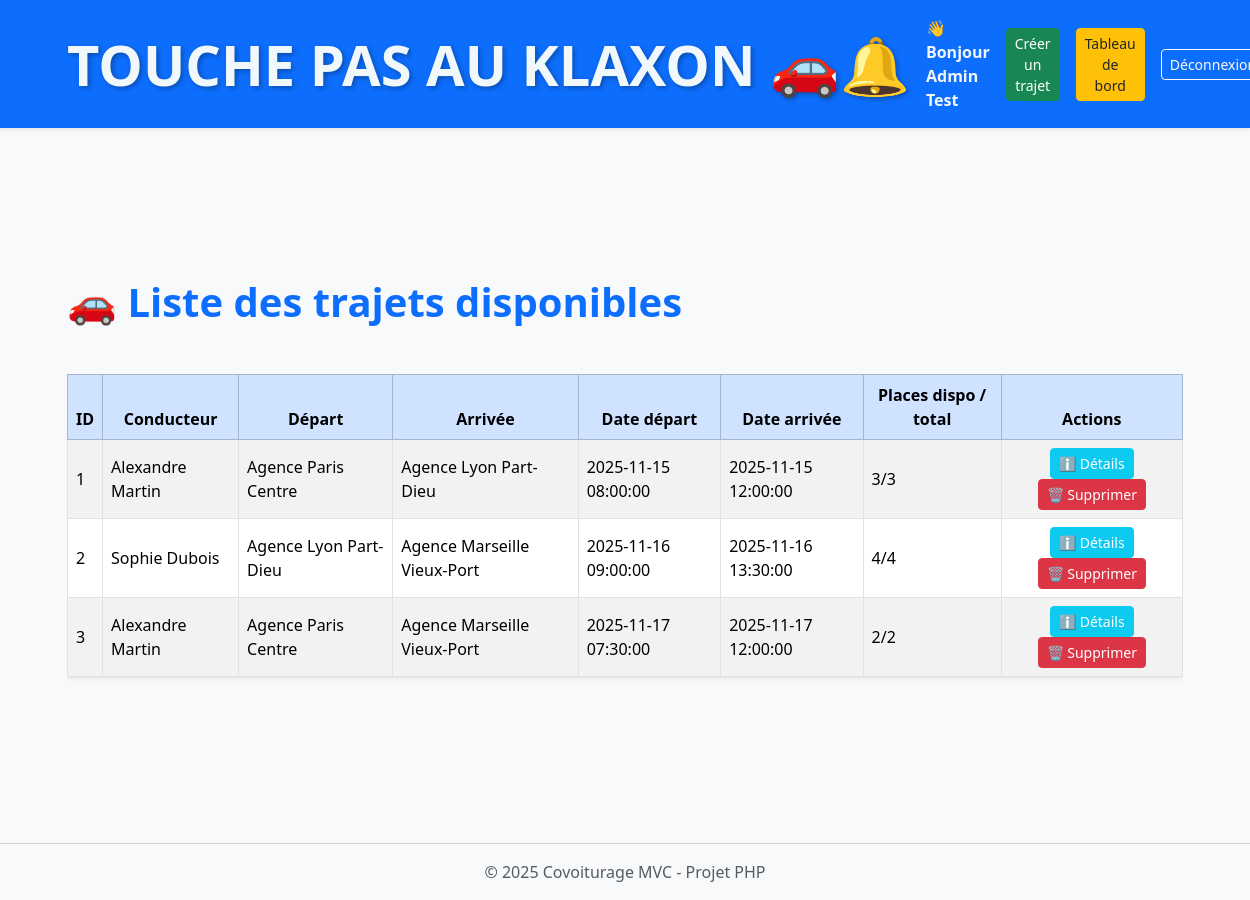
The page / (signed in) on the database its author committed.
### tables this page shows
CREATE TABLE trajets (
    id INT AUTO_INCREMENT PRIMARY KEY,  
    user_id INT NOT NULL,               
    depart_id INT NOT NULL,             
    arrivee_id INT NOT NULL,            
    date_depart DATETIME NOT NULL,      
    date_arrivee DATETIME NOT NULL,     
    places_total INT NOT NULL CHECK (places_total > 0),  
    places_dispo INT NOT NULL CHECK (places_dispo >= 0), 
    created_at TIMESTAMP DEFAULT CURRENT_TIMESTAMP,       

     
    CONSTRAINT fk_user FOREIGN KEY (user_id) REFERENCES users(id) ON DELETE CASCADE,
    CONSTRAINT fk_depart FOREIGN KEY (depart_id) REFERENCES agences(id) ON DELETE RESTRICT,
    CONSTRAINT fk_arrivee FOREIGN KEY (arrivee_id) REFERENCES agences(id) ON DELETE RESTRICT
);

CREATE TABLE agences (
    id INT AUTO_INCREMENT PRIMARY KEY,  
    nom VARCHAR(150) NOT NULL,          
    ville VARCHAR(150) NOT NULL,        
    adresse VARCHAR(255) NOT NULL       
);

### app/Controllers/TrajetController.php (called while the page is built, shortened)
<?php
require_once __DIR__ . '/../../config.php';
require_once __DIR__ . '/../Models/Trajet.php';
class TrajetController {
    public function index() {
        global $pdo;
        $trajetModel = new Trajet($pdo);
        $trajets = $trajetModel->all();
        include __DIR__ . '/../Views/accueil.php';
    }
}

### app/Models/Trajet.php (called while the page is built, shortened)
<?php
class Trajet {
    private $pdo;
    public function __construct($pdo) {
        $this->pdo = $pdo;
    }
    public function all() {
        $stmt = $this->pdo->query("
            SELECT
                t.id,
                t.user_id,
                t.date_depart,
                t.date_arrivee,
                t.places_total,
                t.places_dispo,
                CONCAT(u.prenom, ' ', u.nom) AS conducteur,
                u.email,
                a1.nom AS depart,
                a2.nom AS arrivee
            FROM trajets t
            JOIN users u ON t.user_id = u.id
            JOIN agences a1 ON t.depart_id = a1.id
            JOIN agences a2 ON t.arrivee_id = a2.id
            ORDER BY t.date_depart ASC
        ");
        return $stmt->fetchAll(PDO::FETCH_ASSOC);
    }
}

### app/Views/accueil.php (the view, shortened to what this page needs)
<?php
include __DIR__ . '/header.php';
?>
<div class="container" style="margin-top: 150px; margin-bottom: 150px;">
    <h1 class="mb-5 text-primary fw-bold">🚗 Liste des trajets disponibles</h1>
    <?php if (empty($trajets)): ?>
        <p>Aucun trajet disponible pour le moment.</p>
    <?php else: ?>
        <div class="table-responsive">
            <table class="table table-striped table-bordered align-middle shadow-sm">
                <thead class="table-primary text-center">
                    <tr>
                        <th>ID</th>
                        <th>Conducteur</th>
                        <th>Départ</th>
                        <th>Arrivée</th>
                        <th>Date départ</th>
                        <th>Date arrivée</th>
                        <th>Places dispo / total</th>
                        <th>Actions</th>
                    </tr>
                </thead>
                <tbody>
                    <?php foreach ($trajets as $t): ?>
                        <tr>
                            <td><?= htmlspecialchars($t['id']) ?></td>
                            <td><?= htmlspecialchars($t['conducteur']) ?></td>
                            <td><?= htmlspecialchars($t['depart']) ?></td>
                            <td><?= htmlspecialchars($t['arrivee']) ?></td>
                            <td><?= htmlspecialchars($t['date_depart']) ?></td>
                            <td><?= htmlspecialchars($t['date_arrivee']) ?></td>
                            <td><?= htmlspecialchars($t['places_dispo']) ?>/<?= htmlspecialchars($t['places_total']) ?></td>
                            <td class="text-center">
                                <button class="btn btn-info btn-sm text-white" data-bs-toggle="modal"
                                        data-bs-target="#detailsModal<?= $t['id'] ?>">
                                    ℹ️ Détails
                                </button>
                                <?php if (isset($_SESSION['user']) && $_SESSION['user']['role'] === 'admin' && $_SESSION['user']['id'] != $t['user_id']): ?>
                                    <form action="/covoiturage/trajet/delete/<?= $t['id'] ?>" method="post" style="display:inline;">
                                        <button type="submit" class="btn btn-danger btn-sm"
                                                onclick="return confirm('Supprimer ce trajet ?');">🗑️ Supprimer</button>
                                    </form>
                                <?php endif; ?>
                            </td>
                        </tr>
                    <?php endforeach; ?>
                </tbody>
            </table>
        </div>
    <?php endif; ?>
</div>
<?php
include __DIR__ . '/footer.php';
?>

### rows shown on the page
trajets: id "1", conducteur "Alexandre Martin", depart.nom "Agence Paris Centre", arrivee.nom "Agence Lyon Part-Dieu", date_depart "2025-11-15 08:00:00", date_arrivee "2025-11-15 12:00:00", places_dispo "3", places_total "3"
trajets: id "2", conducteur "Sophie Dubois", depart.nom "Agence Lyon Part-Dieu", arrivee.nom "Agence Marseille Vieux-Port", date_depart "2025-11-16 09:00:00", date_arrivee "2025-11-16 13:30:00", places_dispo "4", places_total "4"
trajets: id "3", conducteur "Alexandre Martin", depart.nom "Agence Paris Centre", arrivee.nom "Agence Marseille Vieux-Port", date_depart "2025-11-17 07:30:00", date_arrivee "2025-11-17 12:00:00", places_dispo "2", places_total "2"

### other values the page prints
$_SESSION['user']['prenom'] . ' ' . $_SESSION['user']['nom'] "Admin Test"
